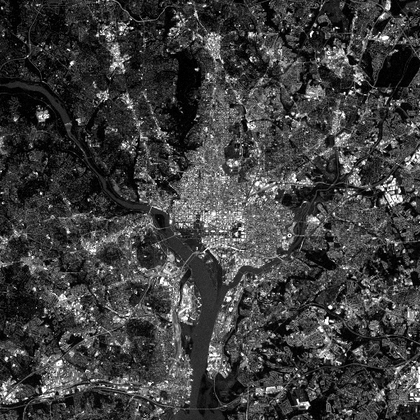
%> input picture Histogram/WashingtonDC-Band1-Blue-512.tif, 420 x 420 px, shrunk from 512 x 512 before the run
$ octave WashingtonDCHistogram.m   (GNU Octave 9; MATLAB toolbox functions it lacks are replaced by stand-ins)
%> lines starting %> are read from the running program, lines starting %| are printed output that depends on the picture
### Histogram/myHistogram.m
function [outputArg, totalPixels] = myHistogram(imgArray)

outputArg = zeros(1,256);
totalPixels = 0;

for indexI = 1:size(imgArray,1)
    for indexJ = 1:size(imgArray,2)
        outputArg(imgArray(indexI,indexJ) + 1) = outputArg(imgArray(indexI,indexJ) + 1) + 1;
        totalPixels = totalPixels + 1;
    end
end

end

### Histogram/WashingtonDCHistogram.m
close all; clear; clc;

imgArray = imread("WashingtonDC-Band1-Blue-512.tif");
%> imgArray is the input picture: size 420x420 uint8; min 0, max 255, mean 62

if(size(imgArray,3) == 3)
    imgArray = rgb2gray(imgArray);
end


level = 0:255;

Histogram = myHistogram(imgArray);
%> after the loop in myHistogram, `for indexI = 1:size(imgArray,1)`: outputArg = 256 values, max 2731 at index 1, min 0 at index 256, mean 689.1; totalPixels = 176400
%> Histogram has the same summary as outputArg in myHistogram

figure('Name', 'Histogram');

subplot(1,2,1)
imshow(imgArray);
subplot(1,2,2)
b = bar(level, Histogram,'c');
xlabel('Gray level');
ylabel('# of pixels');
title('Histogram');
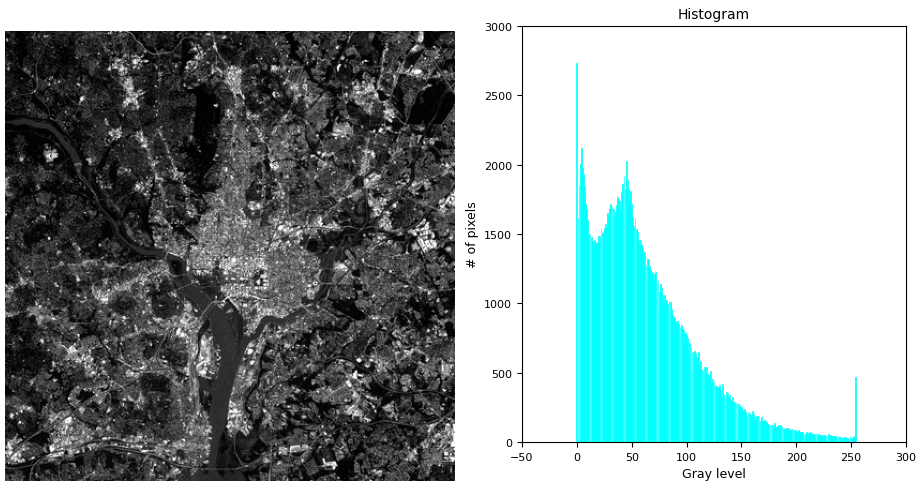
%> figure redrawn from the program's plot data, 2 panels

$ run again, with Histogram/Moon.jpeg saved as Histogram/WashingtonDC-Band1-Blue-512.tif
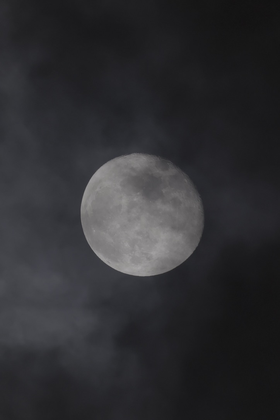
%> input picture Histogram/Moon.jpeg, 280 x 420 px, shrunk from 724 x 1086 before the run
%> imgArray is the input picture: size 420x280x3 uint8; mean R, G, B 46.6, 46.6, 49.7
%> imgArray: size 420x280 uint8
%> after the loop in myHistogram, `for indexI = 1:size(imgArray,1)`: outputArg = 256 values, max 4750 at index 23, min 0 at index 1, mean 459.4; totalPixels = 117600
%> Histogram has the same summary as outputArg in myHistogram
%> `title('Histogram');`:
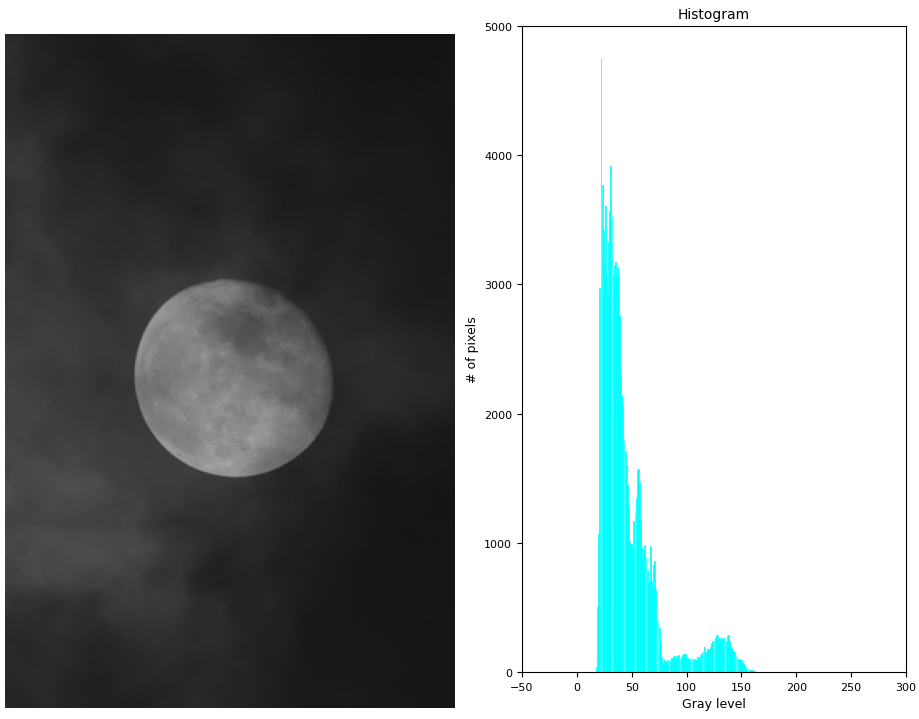
%> figure redrawn from the program's plot data, 2 panels
